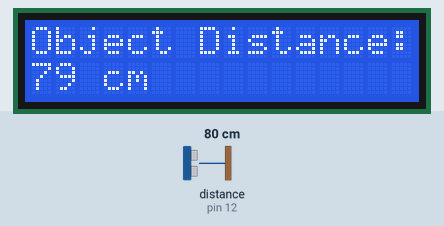
Bench run of a sketch on a simulated Arduino Uno, built with avr-gcc and run on an emulated ATmega328P. Parts: 16×2 character LCD. Wiring (inferred from the names in the program): ultrasonic range finder: trigger pin 13; echo pin 12. The inputs (shaded band) are chosen by the test bench; at power-on: distance to the obstacle (sensor on pin 12) 80 cm. The echo pulse lasts 58.3 µs per cm.

Above: at 1.2 s.
1.3 s: distance to the obstacle (sensor on pin 12) set to 4 cm
At 3.4 s:
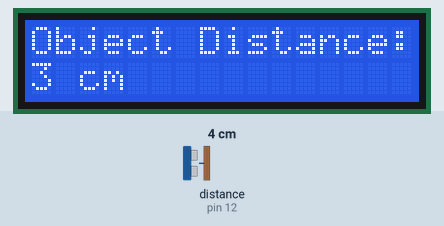
4.5 s: distance to the obstacle (sensor on pin 12) set to 2 cm
At 6.3 s:
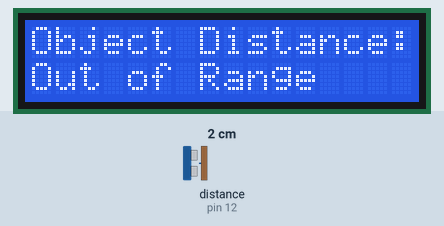
6.6 s: distance to the obstacle (sensor on pin 12) set to 9 cm
At 7.0 s:
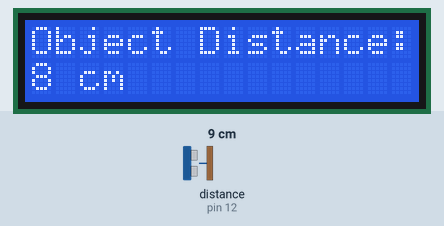
Timing chart, 0 to 9.6 s (numbered marks = the images above; inputs shaded):
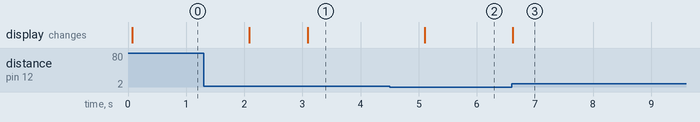

Measured:
- the behaviour switches between 3 and 2 cm on distance to the obstacle (sensor on pin 12) (found by bisection; images 1 and 2)
- after the input at 1.3 s, the display: first changes after 0.79 s (image 1 shows a later state)
- after the input at 4.5 s, the display: changes after 0.60 s (image 2)
- after the input at 6.6 s, the display: changes at once (image 3)

The sketch:

Ultrasensor_LCD.ino
```cpp
//Ultrasonic sensor echo and trigger pins
#define echoPin 12
#define trigPin 13

//Loading Liquid Crystal Library
#include <LiquidCrystal.h>

//Creating Liquid Crystal Object called LCD
//11, 9, 2, 3, 4, 5 are the pins on arduino for the rs, rw enable and d4-d7 pins on the lcd
LiquidCrystal LCD(11, 9, 2, 3, 4, 5);

long duration;
long distance;

void setup() {
  Serial.begin(9600);
  pinMode(echoPin, INPUT);
  pinMode(trigPin, OUTPUT);

  //Tell Arduino to start your 16 column 2 row LCD
  LCD.begin(16,2);
  //Set LCD cursor to upper left corner, column 0, row 0
  LCD.setCursor(0,0);
  //Print Message on First Row
  LCD.print("Object Distance:");

}

void loop() {
  //Loop code

  digitalWrite(trigPin, LOW);
  delayMicroseconds(2);

   digitalWrite(trigPin, HIGH);
  delayMicroseconds(10);

  digitalWrite(trigPin, LOW);

  duration = pulseIn(echoPin, HIGH);

  // This gives us distance in cm
  distance = (duration/2)*0.0343;

  if(distance > 400 || distance < 2){
    //Serial.println("Out of Range");
    LCD.setCursor(0,1);
    LCD.print("                       ");
    LCD.setCursor(0,1);
    LCD.print("Out of Range");
  }else{
    //Serial.print(distance);
    LCD.setCursor(0,1);
    LCD.print("                       ");
    LCD.setCursor(0,1);
    LCD.print(distance);
    //Serial.println(" cm");
    //LCD.setCursor(0,4);
    LCD.print(" cm");
    // Milliseconds
    delay(500);
  }
  // Milliseconds
  delay(500);
}
```
